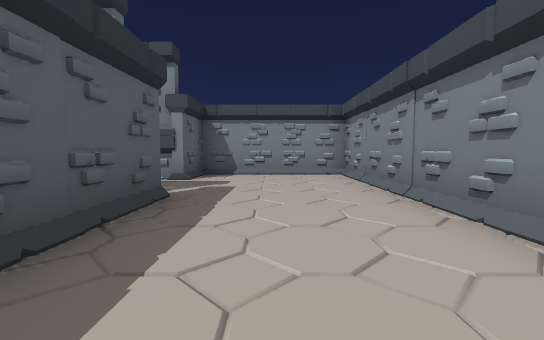
view 1 (above)

22 first-person views from a walk through a Godot game level. The camera is 1.3 m above the floor, tilts 4° down and sees 90° across. The floor is counted in squares, 2 m on a side. Each view is taken from the middle of a square. On the plan, view 1 faces up. The plan holds only what a view shows up to about 9 squares ahead; the rest is blank. The place goes on beyond the plan. Flat picture figures and markers are left out. Characters and animated objects are not drawn.

view 2
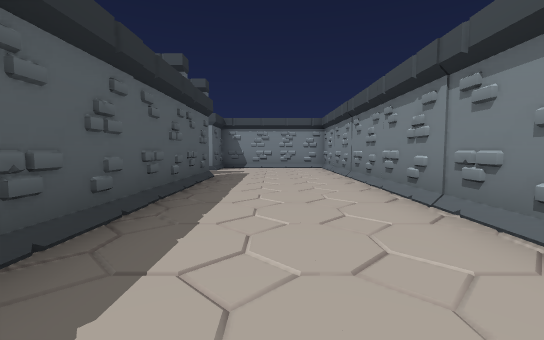

view 3
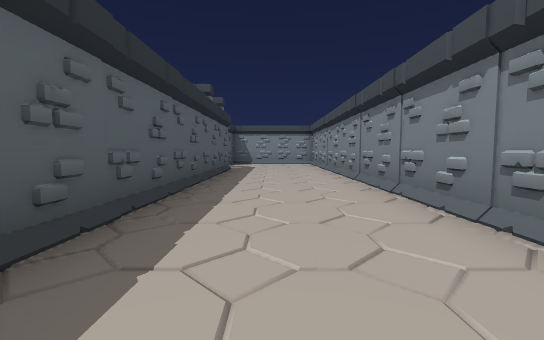

view 4
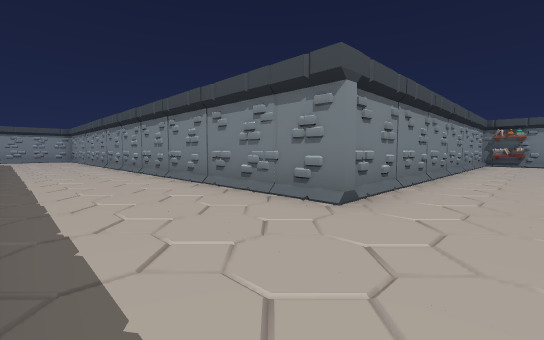

view 5
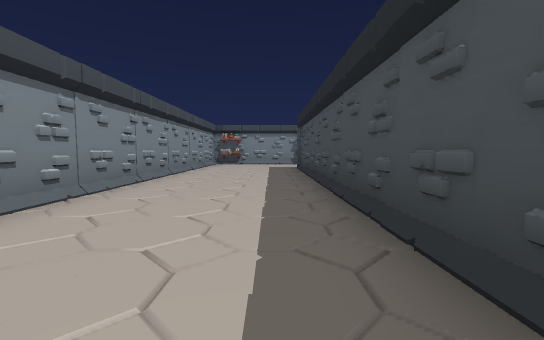

view 6
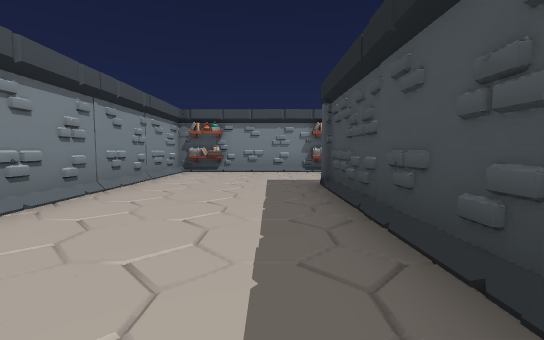

view 7
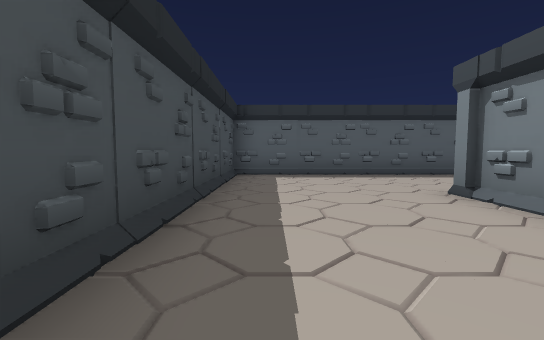

view 8
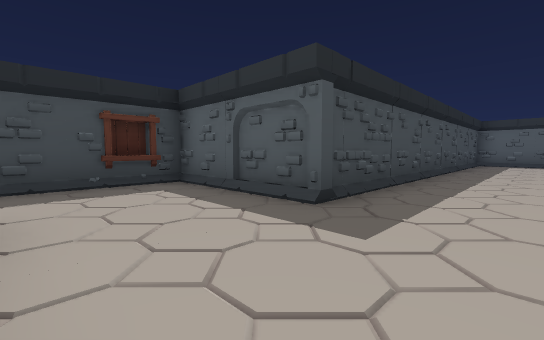

view 9
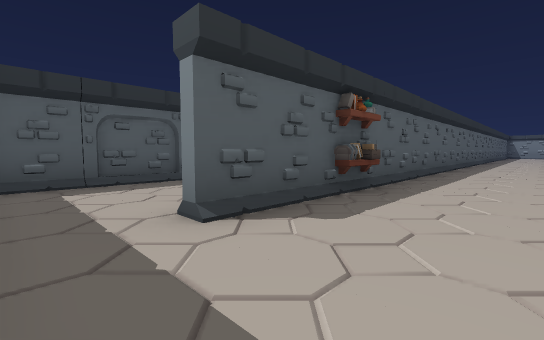

view 10
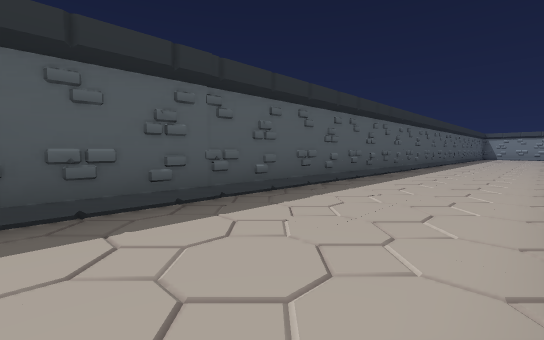

view 11
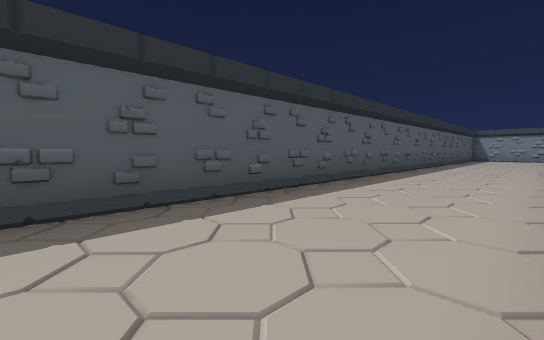

view 12
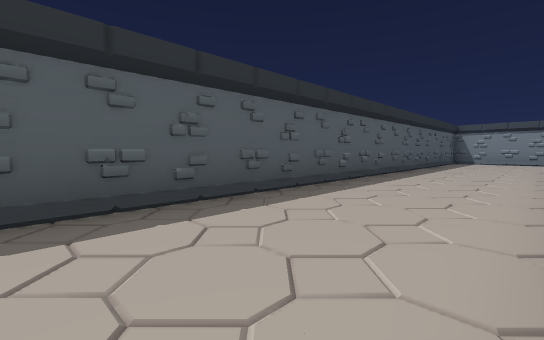

view 13
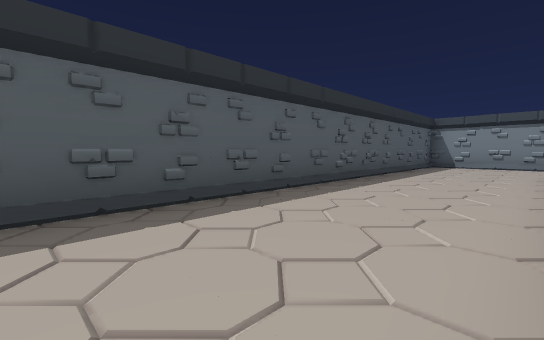

view 14
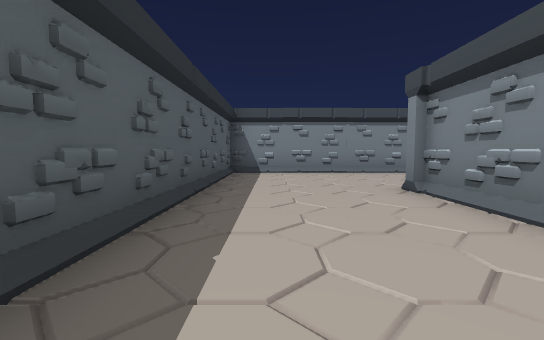

view 15
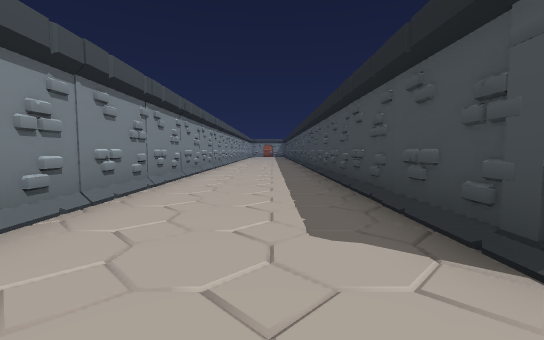

view 16
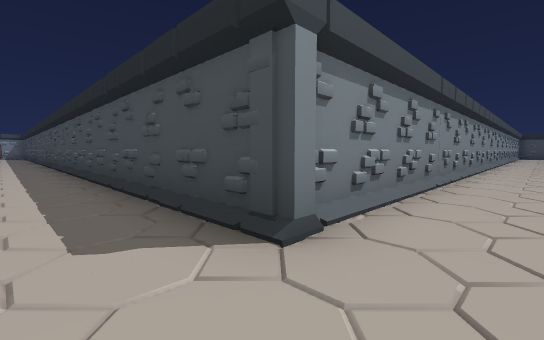

view 17
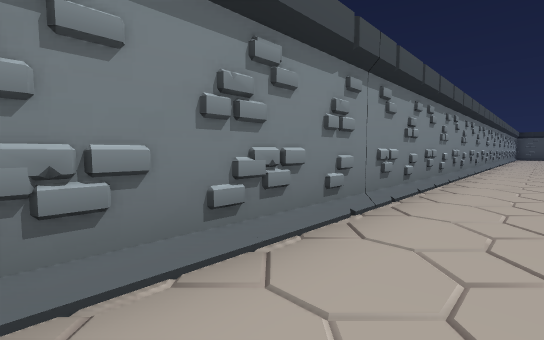

view 18
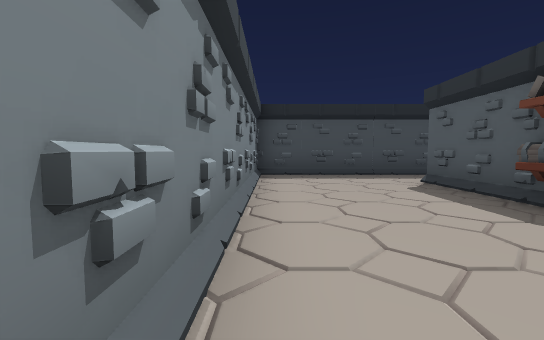

view 19
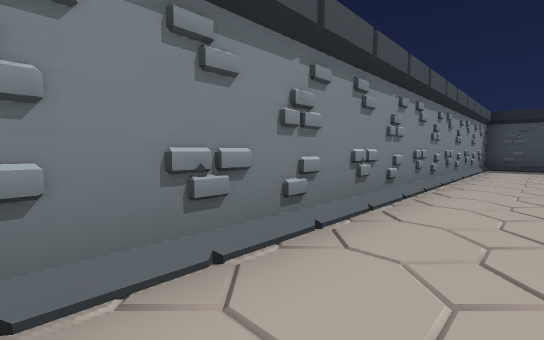

view 20
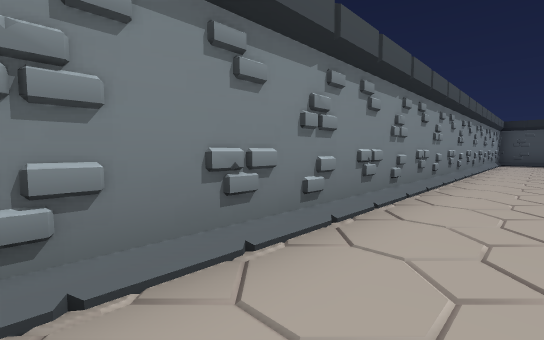

view 21
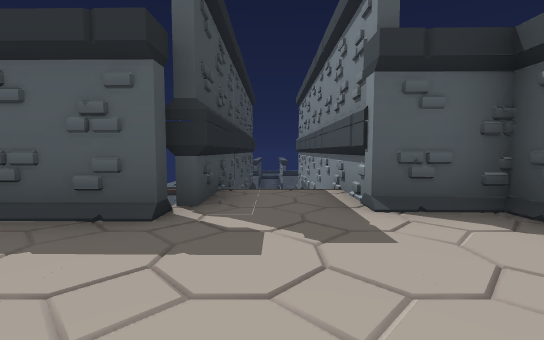

view 22
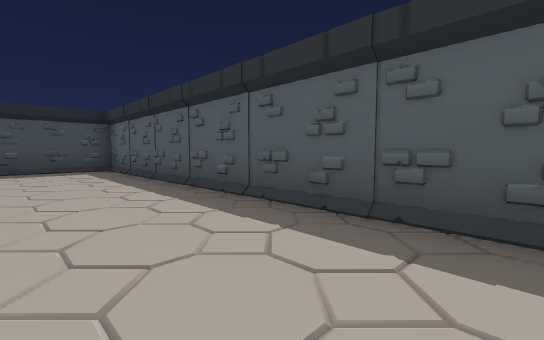

### Floor plan
Key: @ floor where view 1 was taken; # wall or solid block; . main floor; - floor 0.25 m lower than the main floor; / step, stairs or slope.
Columns run from 6 left of view 1 to 24 right of it. Each row starts with its distance up from view 1.
 14                    ############
 13                    #.//////////
 12                    #/..........
 11                    #/..........
 10                    #/..........
  9                    #/...#######
  8     #####          #/...#
  7     #...#          #/...#
  6 #####...#          #/...#
  5   -.....#          #/...#
  4 #####...#          #/...#
  3     #...#          #/...#
  2     #...#          #/...#
  1     #...#          #/...#
  0     #.@.#          #/...#
 -1     #...#          #/...#
 -2     #...#          #/...#
 -3     #...#          #/...#
 -4     #...#          #/...#
 -5     #...#          #/...#
 -6     #...#          #/...#
 -7     #...#          #/...#
 -8     #...#          #/...#
 -9     #...#          #/...#
-10     #...#############...#
-11     #...............#...#
-12     #...............#...#
-13     #...............#...#
-14     #############...#...#
-15                 #...#...#
-16                 #.......#
-17                 #.......#
-18                 #########

Positions as (right, up) in squares from view 1, and headings:
1: (0, 0), facing up
2: (0, -3), facing up
3: (0, -6), facing up
4: (-1, -12), facing up-right
5: (0, -13), facing right
6: (5, -13), facing right
7: (6, -13), facing left
8: (13, -12), facing down-left
9: (16, -17), facing up-left
10: (17, -12), facing up-left
11: (17, -8), facing up-left
12: (17, -3), facing up-left
13: (17, 1), facing up-left
14: (15, 5), facing up
15: (16, 11), facing right
16: (16, 11), facing down-right
17: (16, 8), facing down-right
18: (17, -10), facing down
19: (16, -6), facing down-right
20: (16, -2), facing down-right
21: (1, 5), facing left
22: (1, -4), facing down-left
